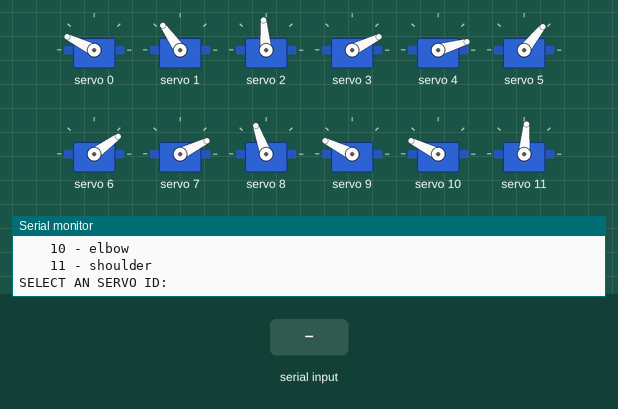
This sketch was run on a simulated Arduino Uno, built with avr-gcc and run on an emulated ATmega328P. On the bench: 12 × servo, the last lines printed to the serial monitor. Inputs (shaded band) come from the test bench.

Above: at 1.5 s.
1.6 s: "90,45\n" received over Serial
At 3.6 s:
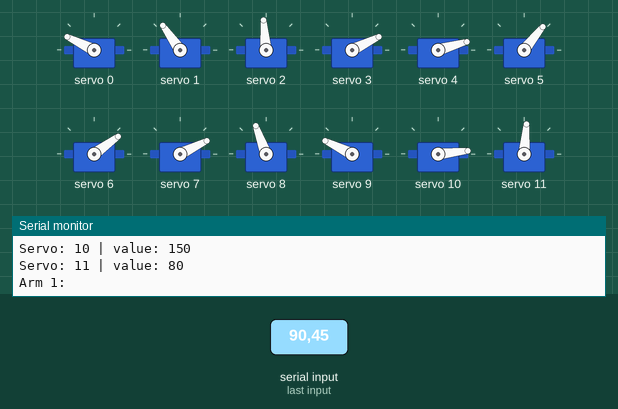
4.6 s: "1,90\n" received over Serial
At 7.3 s:
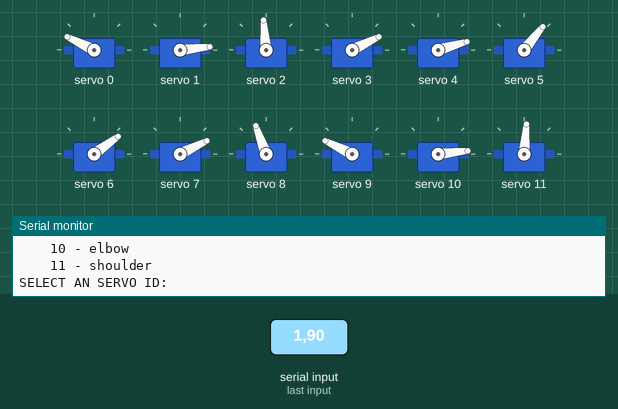
7.6 s: "1,90,45\n" received over Serial
At 10.4 s:
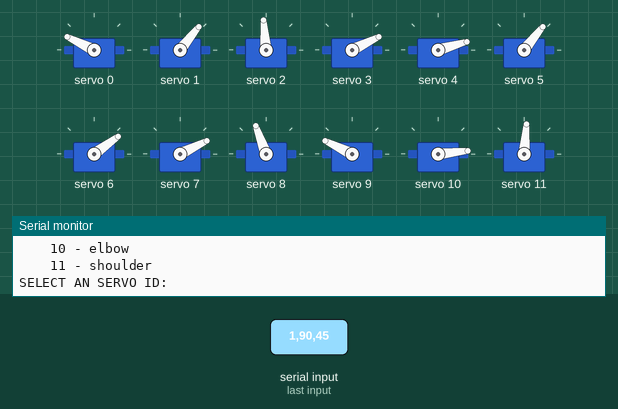
Timing chart, 0 to 11.9 s (numbered marks = the images above; inputs shaded):
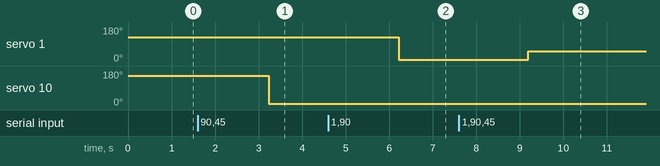

Measured:
- after the input at 1.6 s, servo 10: 154° → 6° after 1.6 s
- after the input at 4.6 s, servo 1: 125° → 6° after 1.6 s
- after the input at 7.6 s, servo 1: 6° → 51° after 1.6 s

The sketch:

debug_servo.ino
```cpp
#include <Wire.h>
#include <Adafruit_PWMServoDriver.h>

#define SERVOMIN  150 // this is the 'minimum' pulse length count (out of 4096)
#define SERVOMAX  600 // this is the 'maximum' pulse length count (out of 4096)
#define FIRST_TEXT 1
#define SECOND_TEXT 2
#define NUMBER_SERVO 12

int number_input_id;
int number_input_value;
int vector_values[NUMBER_SERVO] = {150,120,90,   //arm 1
                                   20, 10, 45,   //arm 2
                                   30, 20, 105,  //arm 3
                                   150, 150, 80}; //arm 4

Adafruit_PWMServoDriver pwm = Adafruit_PWMServoDriver();

void set_initial(){
  //arm 1
  pwm.setPWM(0, 0,map(vector_values[0],0,180,SERVOMIN,SERVOMAX)); // hand
  pwm.setPWM(1, 0,map(vector_values[1],0,180,SERVOMIN,SERVOMAX)); // elbow
  pwm.setPWM(2, 0,map(vector_values[2],0,180,SERVOMIN,SERVOMAX)); // shoulder

  //perna 2
  pwm.setPWM(3, 0,map(vector_values[3],0,180,SERVOMIN,SERVOMAX)); // hand
  pwm.setPWM(4, 0,map(vector_values[4],0,180,SERVOMIN,SERVOMAX)); // elbow
  pwm.setPWM(5, 0,map(vector_values[5],0,180,SERVOMIN,SERVOMAX)); // shoulder

  //perna 3
  pwm.setPWM(6, 0,map(vector_values[6],0,180,SERVOMIN,SERVOMAX)); // hand
  pwm.setPWM(7, 0,map(vector_values[7],0,180,SERVOMIN,SERVOMAX)); // elbow
  pwm.setPWM(8, 0,map(vector_values[8],0,180,SERVOMIN,SERVOMAX)); // shoulder

  //perna 4
  pwm.setPWM(9, 0,map(vector_values[9],0,180,SERVOMIN,SERVOMAX)); // hand
  pwm.setPWM(10, 0,map(vector_values[10],0,180,SERVOMIN,SERVOMAX)); // elbow
  pwm.setPWM(11, 0,map(vector_values[11],0,180,SERVOMIN,SERVOMAX)); // shoulder
}

void set_value(int id_servo, int value){

  pwm.setPWM(id_servo, 0,map(value,0,180,SERVOMIN,SERVOMAX));
  vector_values[id_servo] = value;

}

void setup() {
  Serial.begin(9600);
  //Serial.println("Chose: ");
  //Serial.println("1 - Lift  2 - Initial");

  pwm.begin();

  pwm.setPWMFreq(60);  // Analog servos run at ~60 Hz updates
  set_initial();
  delay(10);
}

void new_page_terminal(){
  for(int i = 0; i < 30; i++){
    Serial.println();
  }
}

void print_values(){
  Serial.println();
  Serial.println("ACTUAL VALUES: ");
  for(int i = 0; i < NUMBER_SERVO; i++){
    Serial.print("Servo: ");
    Serial.print(i);
    Serial.print(" | value: ");
    Serial.println(vector_values[i]);
  }
}

void print_index(){

    Serial.println();
    Serial.println("Arm 1:");
    Serial.println("    0 - hand");
    Serial.println("    1 - elbow");
    Serial.println("    2 - shoulder");
    Serial.println("Arm 2:");
    Serial.println("    3 - hand");
    Serial.println("    4 - elbow");
    Serial.println("    5 - shoulder");
    Serial.println("Arm 3:");
    Serial.println("    6 - hand");
    Serial.println("    7 - elbow");
    Serial.println("    8 - shoulder");
    Serial.println("Arm 4:");
    Serial.println("    9 - hand");
    Serial.println("    10 - elbow");
    Serial.println("    11 - shoulder");
    Serial.println();

}

void print_text(int id_text){

  new_page_terminal();
  print_values();
  print_index();

  if(id_text == FIRST_TEXT){
    Serial.println("SELECT AN SERVO ID:");
  }
  if(id_text == SECOND_TEXT){
    Serial.println("SELECT AN INPUT VALUE:");
  }

}

int wait_input(){

  int number_input = 0;
  int garbage = 0;

  while(1){
    if(Serial.available() > 0){
      number_input = Serial.parseInt();
      break;
    }
    delay(100);
  }
  //delay(100);
  //Serial.flush();
  if(Serial.available() > 0){
      garbage = Serial.parseInt();
    }

  return number_input;
}

void loop() {

  print_text(FIRST_TEXT);
  number_input_id = wait_input();

  print_text(SECOND_TEXT);
  number_input_value = wait_input();

  set_value(number_input_id,number_input_value);

}
```
